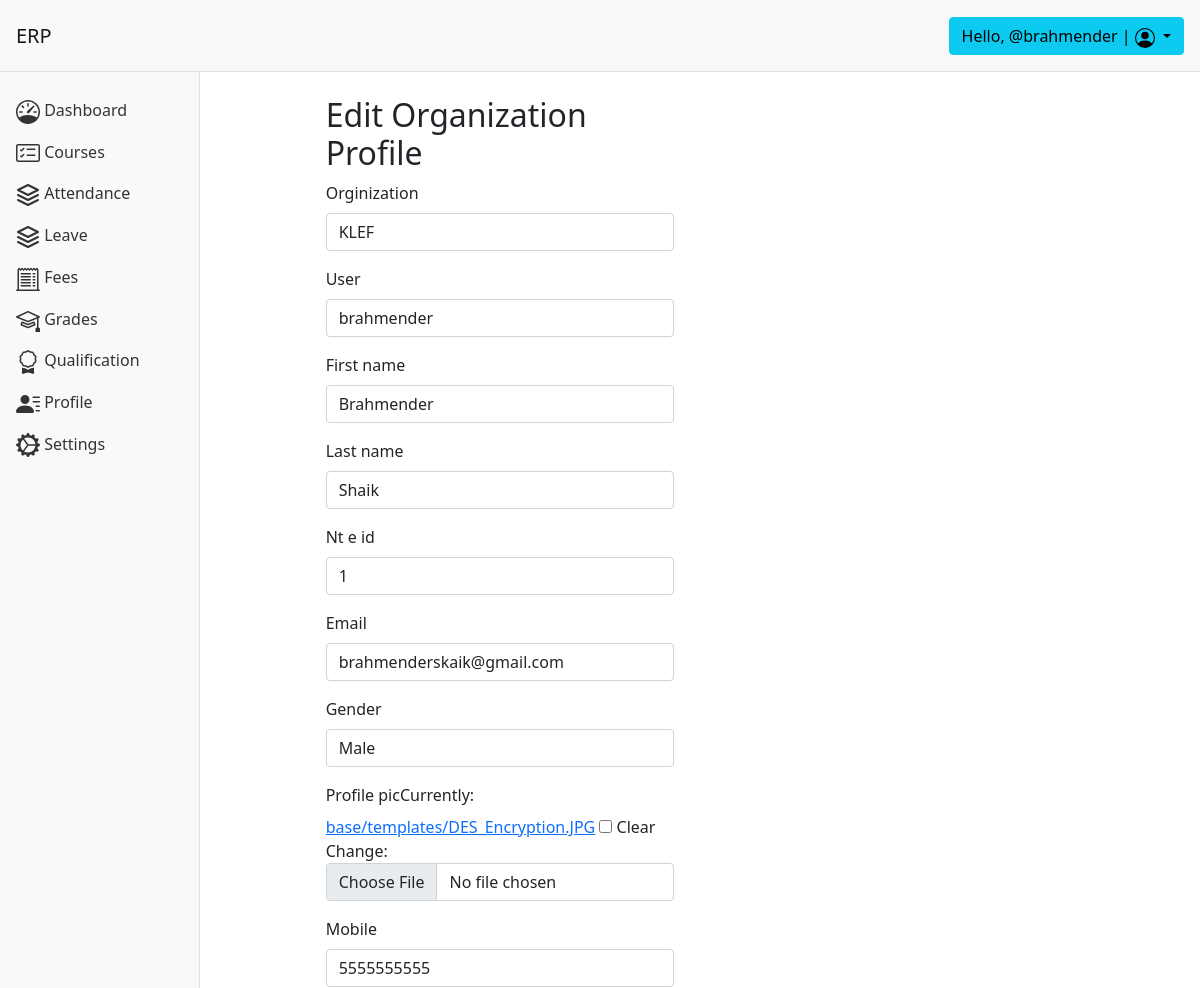
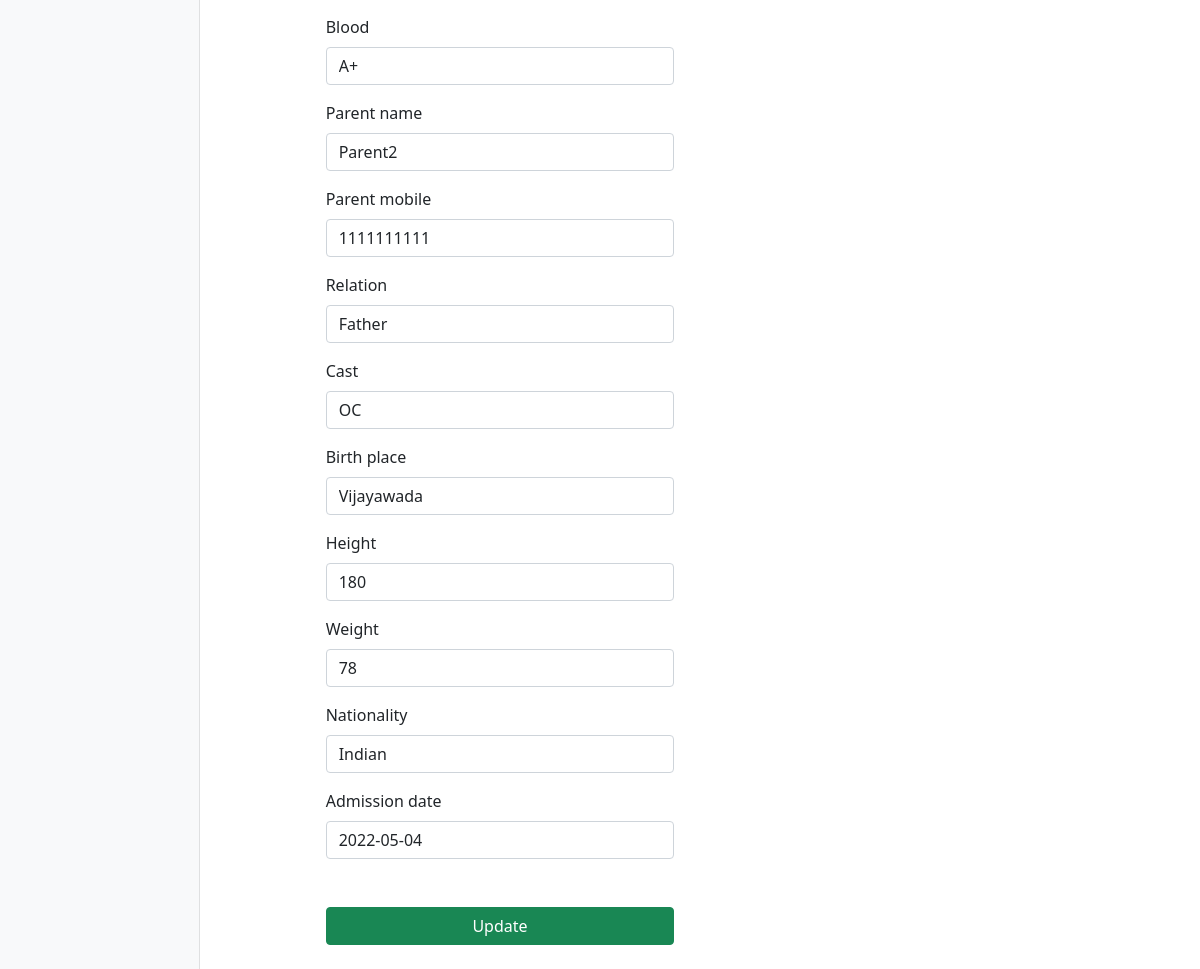
The page /user/update_org_prof/ (signed in) on the database its author committed (2 pictures, top to bottom).
### base/models.py (models this page shows, shortened)
class NonTeaching(models.Model):
    orginization = models.ForeignKey(Orginization, on_delete=models.CASCADE)
    user = models.OneToOneField(User, on_delete=models.CASCADE)
    first_name = models.CharField(max_length=200)
    last_name = models.CharField(max_length=200)
    nt_e_id = models.BigIntegerField()
    email = models.EmailField()
    gender = models.CharField(max_length=10, choices=[(
        'Male', 'Male'), ('Female', 'Female'), ('Others', 'Others')])
    profile_pic = models.ImageField(upload_to='base/templates/', blank=True)
    mobile = models.BigIntegerField()
    blood = models.CharField(max_length=5)
    parent_name = models.CharField(max_length=200)
    parent_mobile = models.BigIntegerField()
    relation = models.CharField(max_length=200)
    cast = models.CharField(max_length=20)
    birth_place = models.CharField(max_length=20)
    height = models.IntegerField()
    weight = models.IntegerField()
    nationality = models.CharField(max_length=40)
    admission_date = models.DateField()

### base/views.py (the view)
# urls.py: path('update_org_prof/', views.update_org_profile, name='update_org_profile' ),
@login_required(login_url='login')
def update_org_profile(request):
    pk = request.user.id
    user = User.objects.get(id=pk)
    group = user.groups.all()[0].name
    print(request.method)
    if request.method == "POST":
        if group == 'lecturer':
            form = FacultyRegistriationForm(request.POST, instance=Lecturer.objects.get(user=user.id))
            if form.is_valid():
                form.save()
                messages.success(request, 'Organization Profile updated successfully!')
                return user_profile(request, pk=request.user.id)
            else:
                messages.error(request, 'Error occured during form processing.')
        elif group == 'student':
            form = StudentRegistriationForm(request.POST, instance=Student.objects.get(user=user.id))
            if form.is_valid():
                form.save()
                messages.success(request, 'Organization Profile updated successfully!')
                return user_profile(request, pk=request.user.id)
            else:
                messages.error(request, 'Error occured during form processing.')
        elif group == 'non_teaching':
            form = NonTeachingFacultyRegistriationForm(request.POST, instance=NonTeaching.objects.get(user=user.id))
            if form.is_valid():
                form.save()
                messages.success(request, 'Organization Profile updated successfully!')
                return user_profile(request, pk=request.user.id)
            else:
                messages.error(request, 'Error occured during form processing.')
    else:
        if group == 'admin':
            messages.error(request, 'Sorry you dont have access! Because you are the admin')
            return user_profile(request, pk=request.user.id)
        elif group == 'lecturer':
            form = FacultyRegistriationForm(instance=Lecturer.objects.get(user=user.id))
        elif group == 'student':
            form = StudentRegistriationForm(instance=Student.objects.get(user=user.id))
        elif group == 'non_teaching':
            form = NonTeachingFacultyRegistriationForm(instance=NonTeaching.objects.get(user=user.id))
        return render(request, 'base/org_profile_update.html', {'form': form })

### base/forms.py
class NonTeachingFacultyRegistriationForm(ModelForm):
    class Meta:
        model = NonTeaching
        fields = '__all__'

### base/models.py (called while the page is built)
    def __str__(self):
        return self.orginization_name

### base/templatetags/base_extras.py (called while the page is built)
@register.filter(name='has_group')
def has_group(user, group_name):
    group = Group.objects.get(name=group_name)
    return True if group in user.groups.all() else False

### base/templates/base/org_profile_update.html (shortened to what this page needs)
{% extends 'base/home.html' %}
{% load bootstrap3 %}
{% block content %}
<div>
    <form method="POST" action="{% url 'update_org_profile' %}">
        <div class="container col-lg-5 col-sm-12">
            <h2>Edit Organization Profile</h2>
            {% bootstrap_form form %}
            <input type="submit" class="btn btn-success" style="width: 100%;margin-top: 2rem;" value="Update" />
        </div>
    </form>
</div>
{% endblock %}

### base/templates/base/home.html (shortened to what this page needs)
<!DOCTYPE html>
<html lang="en">
{% load base_extras.py %}
<head>
    <link rel="stylesheet" href="https://stackpath.bootstrapcdn.com/bootstrap/5.0.0-alpha1/css/bootstrap.min.css"
>
    <link rel="stylesheet" href="https://cdn.jsdelivr.net/chartist.js/latest/chartist.min.css">
</head>
<body>
    <nav class="navbar navbar-light bg-light p-3">
        <div class="d-flex col-12 col-md-3 col-lg-2 mb-2 mb-lg-0 flex-wrap flex-md-nowrap justify-content-between">
            <a class="navbar-brand" href="{% url 'dashboard' %}">
                ERP
            </a>
        </div>
        <div class="col-12 col-md-5 col-lg-8 d-flex align-items-center justify-content-md-end mt-3 mt-md-0">
            <div class="dropdown">
                <button class="btn btn-info dropdown-toggle" type="button" id="dropdownMenuButton"
                    data-toggle="dropdown" aria-expanded="false">
                    Hello, @{{request.user}} |
                </button>
            </div>
        </div>
    </nav>
    <div class="container-fluid">
        <div class="row">
            <nav id="sidebar" class="col-md-3 col-lg-2 d-md-block bg-light sidebar collapse">
                <div class="position-sticky">
                    <ul class="nav flex-column">
                        <li class="nav-item">
                            <a class="nav-link {% if request.path == '/user/dashboard/'%} active {% endif %}"
                                aria-current="page" href="{% url 'dashboard' %}">
                                <span class="ml-2">Dashboard</span>
                            </a>
                        </li>
                        <li class="nav-item">
                            <a class="nav-link {% if request.path == '/user/courses/'%} active {% endif %}"
                                href="{% url 'courses'%}">
                                <span class="ml-2">Courses</span>
                            </a>
                        </li>
                        <li class="nav-item">
                            <a class="nav-link {% if request.path == '/user/attendance/'%} active {% endif %}"
                                href="{% url 'attendance' %}">
                                <span class="ml-2">Attendance</span>
                            </a>
                        </li>
                        {% if not request.user|has_group:"admin" %}
                        <li class="nav-item">
                            <a class="nav-link {% if request.path == '/user/leave/'%} active {% endif %}"
                                href="{% url 'leave' %}">
                                <span class="ml-2">Leave</span>
                            </a>
                        </li>
                        {% endif %}
                        <li class="nav-item">
                            <a class="nav-link {% if request.path == '/user/fees/'%} active {% endif %}"
                                href="{% url 'fees' %}">
                                <span class="ml-2">Fees</span>
                            </a>
                        </li>
                        <li class="nav-item">
                            <a class="nav-link {% if request.path == '/user/grades/' %} active {% endif %}"
                                href="{% url 'grades' %}">
                                <span class="ml-2">Grades</span>
                            </a>
                        </li>
                        <li class="nav-item">
                            <a class="nav-link {% if request.path == '/user/qualification/'%} active {% endif %}"
                                href="{% url 'qualification' %}">
                                <span class="ml-2">Qualification</span>
                            </a>
                        </li>
                        <li class="nav-item">
                            <a class="nav-link {% if '/user/profile/' in  request.path %} active {% endif %}"
                                href="{% url 'profile' request.user.id %}">
                                <span class="ml-2">Profile</span>
                            </a>
                        </li>
                        <li class="nav-item">
                            <a class="nav-link {% if request.path == '/user/settings/'%} active {% endif %}"
                                href="{% url 'settings' %}">
                                <span class="ml-2">Settings</span>
                            </a>
                        </li>
                    </ul>
                </div>
            </nav>
            <main class="col-md-9 ml-sm-auto col-lg-10 px-md-4 py-4">
                {% block content %}
                {% endblock %}
            </main>
        </div>
    </div>
</body>
</html>

### base/templates/base/home.html (style rules this page uses)
.sidebar { position: fixed; top: 0; bottom: 0; left: 0; z-index: 100; padding: 90px 0 0; box-shadow: inset -1px 0 0 rgba(0, 0, 0, .1); z-index: 99; }
.navbar { box-shadow: inset 0 -1px 0 rgba(0, 0, 0, .1); }
@media (min-width: 767.98px) { .navbar { top: 0; position: sticky; z-index: 999; } }
.sidebar .nav-link { color: #333; }

### rows shown on the page
NonTeaching: orginization "KLEF", user "brahmender", first_name "Brahmender", last_name "Shaik", nt_e_id "1", email "brahmenderskaik@gmail.com", gender "Male", mobile "5555555555", blood "A+", parent_name "Parent2", parent_mobile "1111111111", relation "Father", cast "OC", birth_place "Vijayawada", height "180", weight "78", nationality "Indian", admission_date "2022-05-04"

### other values the page prints
{{ request.user }} "brahmender"
